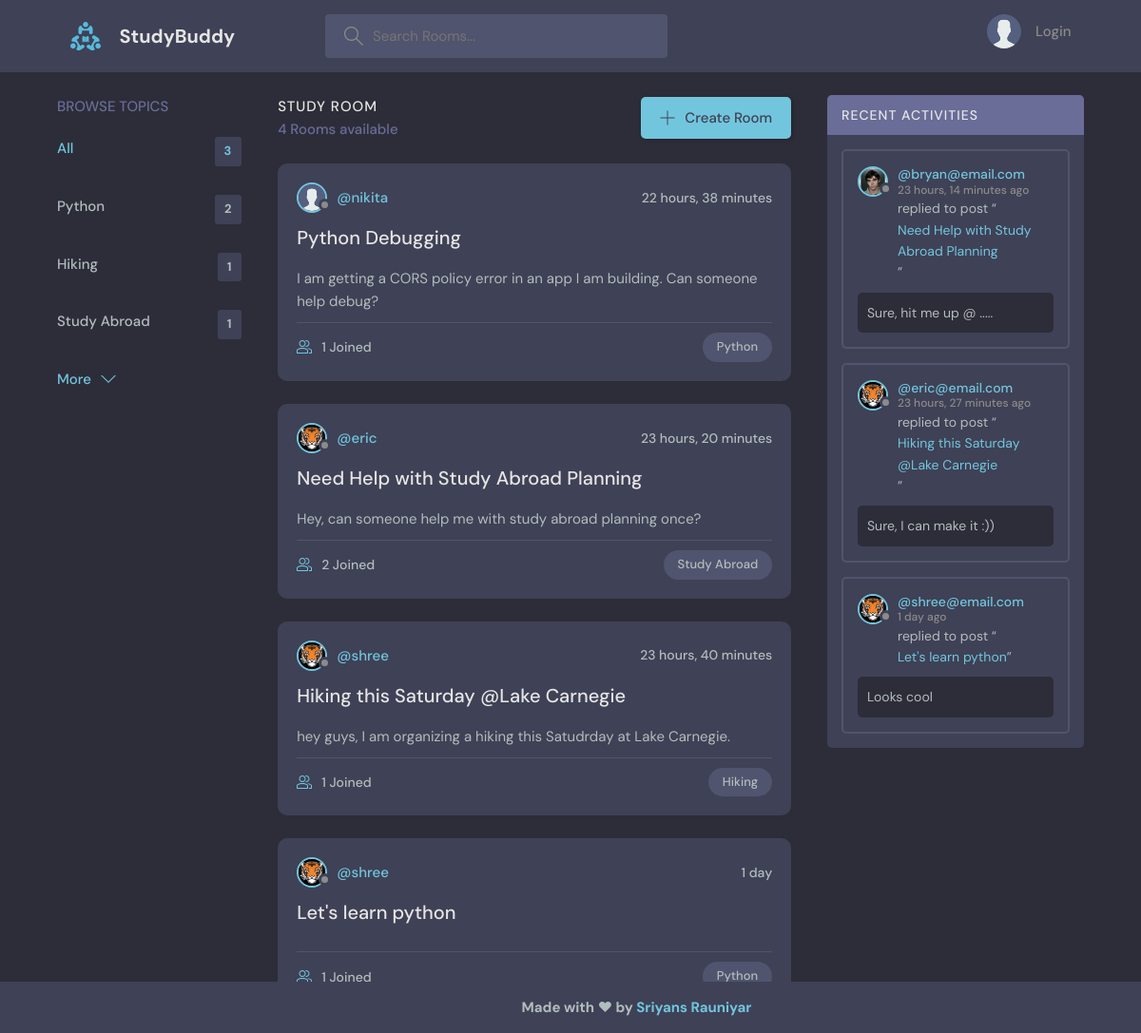
The app's page /, older data.
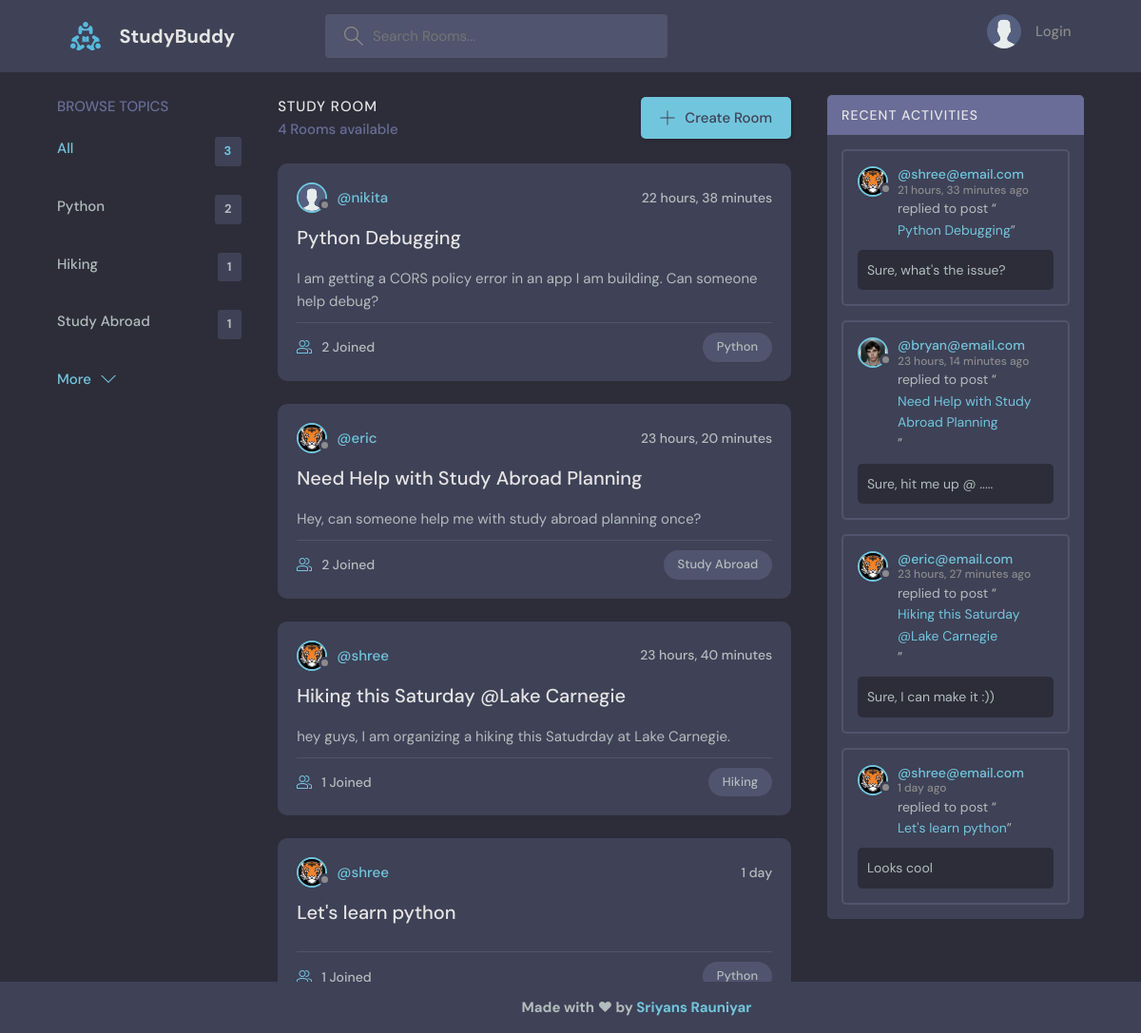
The same page, newer data.
### baseapp/models.py (models this page shows, shortened)
class Topic(models.Model):
    name = models.CharField(max_length=200)

class Room(models.Model):
    host = models.ForeignKey(User, on_delete=models.SET_NULL, null=True)
    topic = models.ForeignKey(Topic, on_delete=models.SET_NULL, null=True)
    name = models.CharField(max_length=200)
    description = models.TextField(null=True, blank=True)
    participants = models.ManyToManyField(User, related_name='participants', blank=True)
    updated = models.DateTimeField(auto_now=True)
    created = models.DateTimeField(auto_now_add=True)
    class Meta:
        ordering = ['-updated', '-created']
    def __str__(self):
        return self.name

class User(AbstractUser):
    name = models.CharField(max_length=200, null=True)
    email = models.EmailField(null=True, unique=True)
    bio = models.TextField(null=True)
    avatar = models.ImageField(null=True, default="avatar.svg")
    USERNAME_FIELD = 'email'
    REQUIRED_FIELDS = []

class Message(models.Model):
    user = models.ForeignKey(User, on_delete=models.CASCADE)
    room = models.ForeignKey(Room, on_delete=models.CASCADE)
    body = models.TextField()
    updated = models.DateTimeField(auto_now=True)
    created = models.DateTimeField(auto_now_add=True)
    class Meta:
        ordering = ['-updated', '-created']

### baseapp/views.py (the view)
# urls.py: path('', views.home, name="home"),
def home(request):
    q = request.GET.get('q') if request.GET.get('q') != None else ''
    rooms = Room.objects.filter(Q(topic__name__icontains=q) | Q(name__icontains=q) | Q(description__icontains=q))
    topics = Topic.objects.all()[0:5]
    room_messages = Message.objects.filter(Q(room__topic__name__icontains=q))
    context = {
        'rooms': rooms,
        'topics': topics,
        'room_count': rooms.count(),
        'room_messages': room_messages,
    }
    return render(request, 'baseapp/home.html', context)

### baseapp/templates/baseapp/home.html (shortened to what this page needs)
{% extends 'main.html' %}
{% block content %}
    <main class="layout layout--3">
      <div class="container">
        {% include 'baseapp/topic_component.html' %}
        <div class="roomList">
          <div class="roomList__header">
            <div>
              <h2>Study Room</h2>
              <p>{{room_count}} Rooms available</p>
            </div>
            <a class="btn btn--main" href="{% url 'create-room' %}">
              <svg version="1.1" xmlns="http://www.w3.org/2000/svg" width="32" height="32" viewBox="0 0 32 32">
                <title>add</title>
                <path
                  d="M16.943 0.943h-1.885v14.115h-14.115v1.885h14.115v14.115h1.885v-14.115h14.115v-1.885h-14.115v-14.115z"
                ></path>
              </svg>
              Create Room
            </a>
          </div>
          {% include 'baseapp/feed_component.html' %}
        </div>
        {% include 'baseapp/activity_component.html' %}
      </div>
    </main>
{% endblock %}

### baseapp/templates/baseapp/topic_component.html
<div class="topics">
    <div class="topics__header">
      <h2>Browse Topics</h2>
    </div>
    <ul class="topics__list">
      <li>
        <a href="{% url 'home' %}" class="active">All <span>{{topics.count}}</span></a>
      </li>
      {% for topic in topics %}
      <li>
        <a href="{% url 'home'%}?q={{topic.name}}">{{topic.name}} <span>{{topic.room_set.all.count}}</span></a>
      </li>
      {% endfor %}
    </ul>
    <a class="btn btn--link" href="{% url 'topics' %}">
      More
      <svg version="1.1" xmlns="http://www.w3.org/2000/svg" width="32" height="32" viewBox="0 0 32 32">
        <title>chevron-down</title>
        <path d="M16 21l-13-13h-3l16 16 16-16h-3l-13 13z"></path>
      </svg>
    </a>
  </div>

### baseapp/templates/baseapp/feed_component.html (shortened to what this page needs)
{% for room in rooms %}
<div class="roomListRoom">
    <div class="roomListRoom__header">
      <a href="{% url 'user-profile' room.host.id %}" class="roomListRoom__author">
        <div class="avatar avatar--small">
          <img src="{{room.host.avatar.url}}" />
        </div>
        <span>@{{room.host.username}}</span>
      </a>
      <div class="roomListRoom__actions">
        <span>{{room.created|timesince}}</span>
      </div>
    </div>
    <div class="roomListRoom__content">
      <a href="{% url 'room' room.id %}">{{room.name}}</a>
      <p>
        {{room.description}}
      </p>
    </div>
    <div class="roomListRoom__meta">
      <a href="{% url 'room' room.id %}" class="roomListRoom__joined">
        {{room.participants.all.count}} Joined
      </a>
      <p class="roomListRoom__topic">{{room.topic.name}}</p>
    </div>
  </div>
  {% endfor %}

### baseapp/templates/baseapp/activity_component.html (shortened to what this page needs)
<div class="activities">
    <div class="activities__header">
      <h2>Recent Activities</h2>
    </div>
    {% for message in room_messages %}
    <div class="activities__box">
      <div class="activities__boxHeader roomListRoom__header">
        <a href="{% url 'user-profile' message.user.id %}" class="roomListRoom__author">
          <div class="avatar avatar--small">
            <img src="{{message.user.avatar.url}}" />
          </div>
          <p>
            @{{message.user}}
            <span>{{message.created|timesince}} ago</span>
          </p>
        </a>
      </div>
      <div class="activities__boxContent">
        <p>replied to post “<a href="{% url 'room' message.room.id %}">{{message.room}}</a>”</p>
        <div class="activities__boxRoomContent">
          {{message.body}}
        </div>
      </div>
    </div>
    {% endfor %}
  </div>

Row changes from the older to the newer data that the page shows:
computed for Room "Python Debugging": participants.all.count "1" → "2"
added Message: user.avatar (picture), user "shree@email.com", created "21 hours, 33 minutes", room "Python Debugging", body "Sure, what's the issue?"
